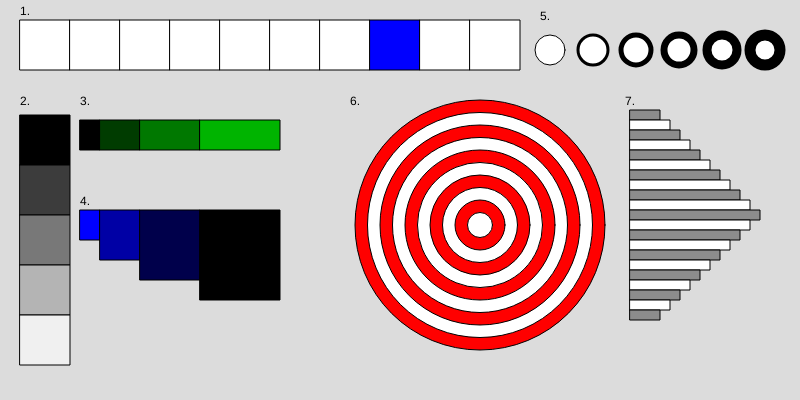
Frame 1 (no input)
Frame 60 (no input): identical to frame 1, image omitted
Frame 120 (the mouse pressed at the canvas centre since frame 60): identical to frame 1, image omitted

The p5.js sketch that drew this single still picture (run headless with seeded random() and noise() and a simulated clock; from frame 60 on, the mouse is pressed at the canvas centre):

// p5.js sketch
// ── sketch.js
function setup() {
  createCanvas(800, 400);

}

function draw() {
  background(220);

  fill('black');
  text('1.', 20, 15);
  text('2.', 20, 105);
  text('3.', 80, 105);
  text('4.', 80, 205);
  text('5.', 540, 20);
  text('6.', 350, 105);
  text('7.', 625, 105);

  // Zorgen dat de 10 blokjes worden getekend en dat blokje 7 ingekleurd word.
  for (let index = 0; index < 10; index++) {
    if (index == 7) {
      fill('blue');
    }
    else {
      fill('white');
    }

    rect(20 + index * 50, 20, 50, 50)
  }

  // Zorgen dat er 5 blokjes worden getekend en dat het van kleur veranderd.
  for (let index = 0; index < 5; index++) {
    fill(index * 60);
    rect(20, 115 + index * 50, 50, 50);
  }

  // Zorgen dat er rechthoeken getekend worden en dat deze steeds groener worden. 
  let xOffSet = 0;
  for (let index = 0; index < 4; index++) {
    fill(0, index * 60, 0);
    rect(80 + xOffSet, 120, 20 * index + 20, 30);
    xOffSet = xOffSet + 20 * (index + 1);
  }

  // Zorgen dat de rechthoeken getekend worden en dat deze steeds groter worden
  xOffSet = 0;
  for (let index = 0; index < 4; index++) {
    fill(0, 0, 255 - index * 90);
    rect(80 + xOffSet, 210, 20 * index + 20, 20 * index + 30);
    xOffSet = xOffSet + 20 * (index + 1);
  }

  // Zorgen dat er 6 circkels komen met grotere strokeweight.
  fill('white');
  for (let index = 0; index < 6; index++) {
    strokeWeight(1 + index * 2);
    circle(550 + index * 43, 50, 30)
  }
  strokeWeight(1);

  // Zorgen dat er een bullseye gemaakt wordt 
  fill('red');
  for (let index = 0; index < 10; index++) {

    circle(480, 225, 250 - index * 25)

    if (index % 2 !== 0) {
      fill('red');
    }

    else {
      fill('white');
    }
  }

  // Acordeon maken
  fill(140, 140, 140);
  for (let index = 0; index < 21; index++) {  
    if (index < 11) {
      rect(630, 110 + index * 10, 30 + index * 10, 10);
    }

    if (index >= 11) {
      rect(630, 110 + index * 10, 230 - index * 10, 10);
    }

    if (index % 2 !== 0) {
      fill(140, 140, 140);
    }

    else {
      fill(255, 255, 255);
    }
  }
}
